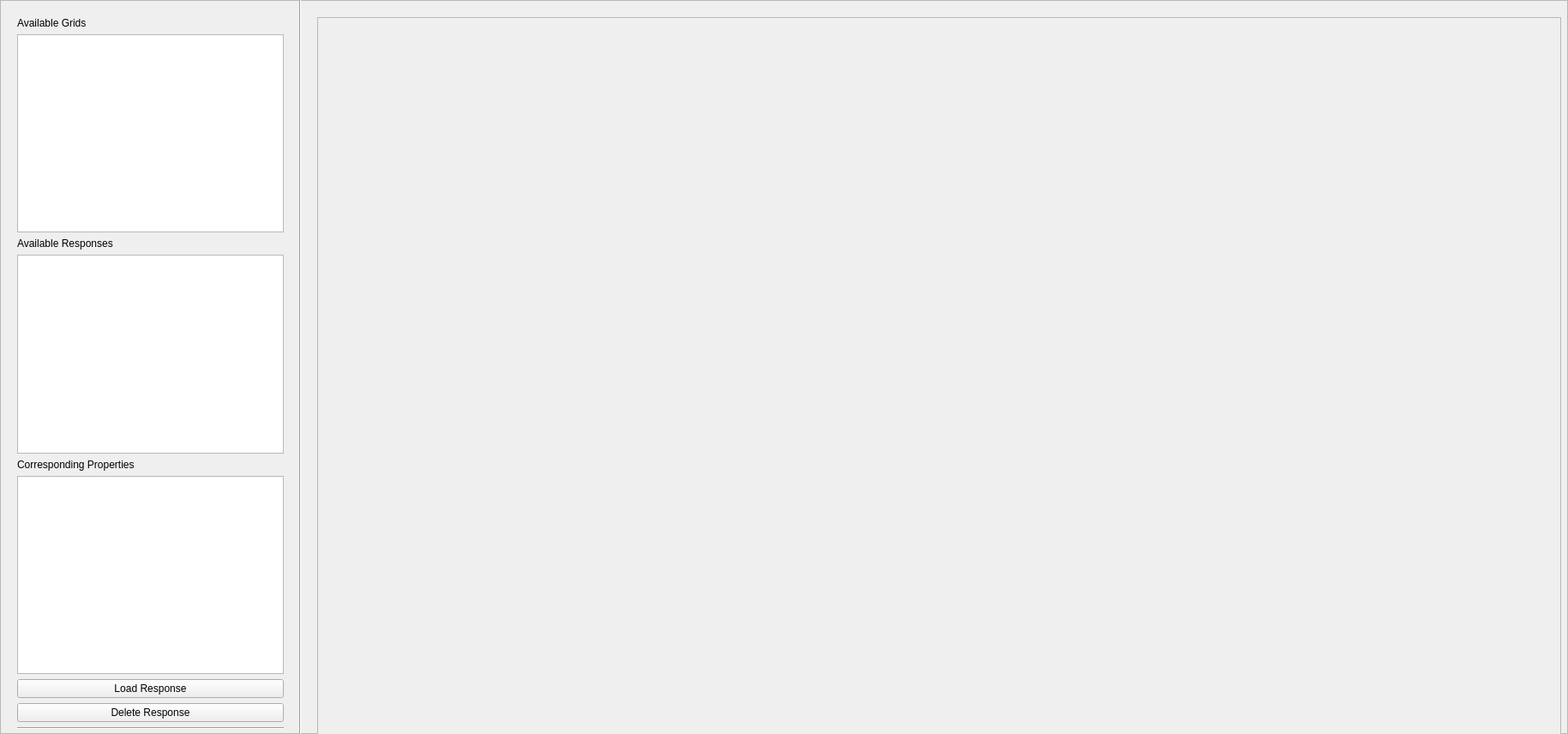
<?xml version="1.0" encoding="UTF-8"?>
<ui version="4.0">
 <class>MDSMetricManagerFrame</class>
 <widget class="QFrame" name="MDSMetricManagerFrame">
  <property name="geometry">
   <rect>
    <x>0</x>
    <y>0</y>
    <width>1829</width>
    <height>856</height>
   </rect>
  </property>
  <property name="windowTitle">
   <string>Frame</string>
  </property>
  <property name="frameShape">
   <enum>QFrame::StyledPanel</enum>
  </property>
  <property name="frameShadow">
   <enum>QFrame::Raised</enum>
  </property>
  <widget class="QWidget" name="gridLayoutWidget">
   <property name="geometry">
    <rect>
     <x>20</x>
     <y>20</y>
     <width>311</width>
     <height>831</height>
    </rect>
   </property>
   <layout class="QGridLayout" name="gridLayout">
    <property name="sizeConstraint">
     <enum>QLayout::SetNoConstraint</enum>
    </property>
    <item row="3" column="0">
     <widget class="QTreeView" name="responseListTreeView">
      <property name="sizePolicy">
       <sizepolicy hsizetype="Expanding" vsizetype="Expanding">
        <horstretch>0</horstretch>
        <verstretch>0</verstretch>
       </sizepolicy>
      </property>
     </widget>
    </item>
    <item row="7" column="0">
     <widget class="Line" name="line">
      <property name="orientation">
       <enum>Qt::Horizontal</enum>
      </property>
     </widget>
    </item>
    <item row="5" column="0">
     <widget class="QTreeView" name="propertyListTreeView">
      <property name="sizePolicy">
       <sizepolicy hsizetype="Expanding" vsizetype="Expanding">
        <horstretch>0</horstretch>
        <verstretch>0</verstretch>
       </sizepolicy>
      </property>
     </widget>
    </item>
    <item row="6" column="0">
     <layout class="QFormLayout" name="formLayout_2">
      <item row="0" column="0" colspan="2">
       <widget class="QPushButton" name="loadResponseButton">
        <property name="sizePolicy">
         <sizepolicy hsizetype="Preferred" vsizetype="Fixed">
          <horstretch>0</horstretch>
          <verstretch>0</verstretch>
         </sizepolicy>
        </property>
        <property name="text">
         <string>Load Response</string>
        </property>
       </widget>
      </item>
      <item row="1" column="0" colspan="2">
       <widget class="QPushButton" name="deleteResponseButton">
        <property name="sizePolicy">
         <sizepolicy hsizetype="Preferred" vsizetype="Fixed">
          <horstretch>0</horstretch>
          <verstretch>0</verstretch>
         </sizepolicy>
        </property>
        <property name="text">
         <string>Delete Response</string>
        </property>
       </widget>
      </item>
     </layout>
    </item>
    <item row="2" column="0">
     <widget class="QLabel" name="label">
      <property name="text">
       <string>Available Responses</string>
      </property>
     </widget>
    </item>
    <item row="4" column="0">
     <widget class="QLabel" name="label_2">
      <property name="text">
       <string>Corresponding Properties</string>
      </property>
     </widget>
    </item>
    <item row="1" column="0">
     <widget class="QTreeView" name="gridListTreeView"/>
    </item>
    <item row="0" column="0">
     <widget class="QLabel" name="label_3">
      <property name="text">
       <string>Available Grids</string>
      </property>
     </widget>
    </item>
   </layout>
  </widget>
  <widget class="Line" name="line_2">
   <property name="geometry">
    <rect>
     <x>340</x>
     <y>-50</y>
     <width>20</width>
     <height>1181</height>
    </rect>
   </property>
   <property name="orientation">
    <enum>Qt::Vertical</enum>
   </property>
  </widget>
  <widget class="QScrollArea" name="scrollArea">
   <property name="geometry">
    <rect>
     <x>370</x>
     <y>20</y>
     <width>1451</width>
     <height>1081</height>
    </rect>
   </property>
   <property name="sizePolicy">
    <sizepolicy hsizetype="Maximum" vsizetype="Expanding">
     <horstretch>0</horstretch>
     <verstretch>0</verstretch>
    </sizepolicy>
   </property>
   <property name="widgetResizable">
    <bool>true</bool>
   </property>
   <widget class="QWidget" name="scrollAreaWidgetContents">
    <property name="geometry">
     <rect>
      <x>0</x>
      <y>0</y>
      <width>1449</width>
      <height>1079</height>
     </rect>
    </property>
   </widget>
  </widget>
 </widget>
 <resources/>
 <connections/>
</ui>
